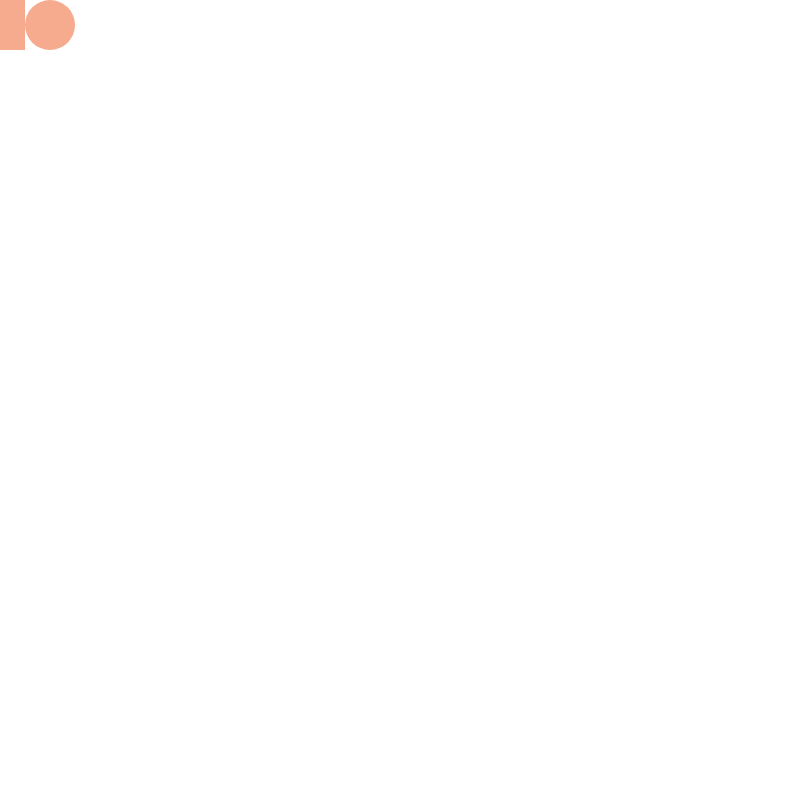
Frame 1 (no input)
Frame 60 (no input): identical to frame 1, image omitted
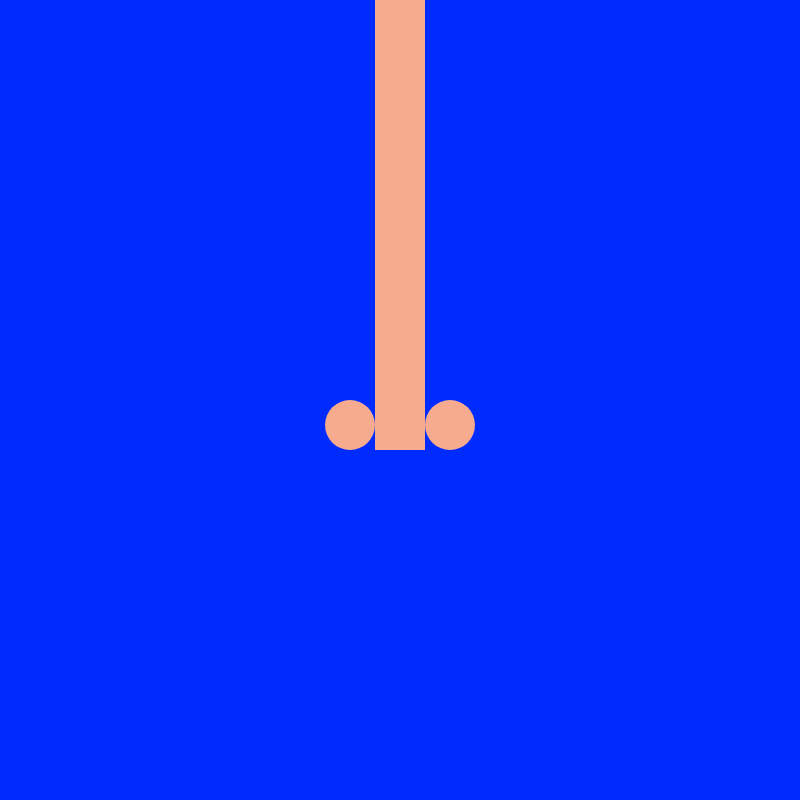
Frame 120 (the mouse pressed at the canvas centre since frame 60)

The p5.js sketch that drew these frames (run headless with seeded random() and noise() and a simulated clock; from frame 60 on, the mouse is pressed at the canvas centre):

// p5.js sketch
// ── sketch.js
function setup() {
  createCanvas(800, 800);
  colorMode(HSB);
}

// variables //
var rainbow = 0;

var dicksize = 125;
var dickpos = 75;
var dickhead = 75;
// variables //

function draw() {
  background(255);

  // background changes //

  if (mouseIsPressed) {
    background(rainbow, 100, 100);
  }

  // RGB starts here //
  colorMode(RGB);
  noStroke();
  fill(246, 171, 142);
  ellipse(mouseX-50, mouseY+25, 50, 50);

  fill(246, 171, 142);
  rect(mouseX-25, mouseY-dickpos, 50, dicksize);
  fill(246, 171, 142);
  ellipse(mouseX, mouseY-dickhead, 50, 50);

  fill(246, 171, 142);
  ellipse(mouseX+50, mouseY+25, 50, 50);

  // HSB starts here //
  colorMode(HSB);
  rainbow += 5;

  if ( rainbow > 360 ) {
    rainbow = 0;
  }

  // dick gets longer //
  if ( mouseIsPressed ) {
    dicksize += 10;
    dickpos += 10;
    dickhead += 10;
  }

  // dick color changes //
  // if ( mouseIsPressed ) {
  //
  // }

  // dick gets smaller //

  if ( keyIsPressed ) {
    dicksize -= 20;
    dickpos -= 20;
    dickhead -= 20;
  }

  if ( dicksize < 125 ) {
    dicksize = 125;
    dickpos = 75;
    dickhead = 75;
  }


  // HSB starts from here //

  // colorMode(HSB);
  // rainbow += 5;
  //
  // if (rainbow > 360) {
  //   rainbow = 0;
  // }
  //
  // if ( mouseIsPressed ) {
  //    (rainbow, 100, 100);
  // }



  // colorMode(HSB);
  //
  // myHue += 1;
  //
  // if ( mouseIsPressed ) {
  //   rect(50, 0, 50, 100);
  // }
  //
  // if ( keyIsPressed ) {
  //
  // }



}
